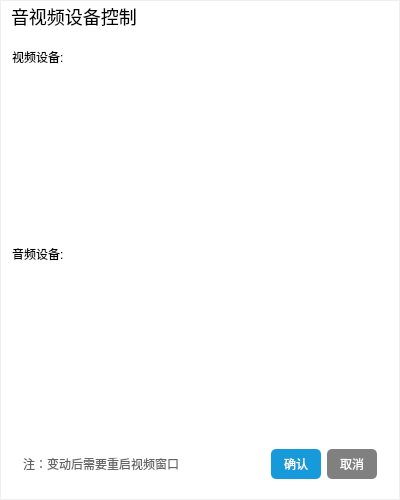
<?xml version="1.0" encoding="UTF-8"?>
<ui version="4.0">
 <class>DeviceSelectDialog</class>
 <widget class="QDialog" name="DeviceSelectDialog">
  <property name="geometry">
   <rect>
    <x>0</x>
    <y>0</y>
    <width>400</width>
    <height>500</height>
   </rect>
  </property>
  <property name="minimumSize">
   <size>
    <width>400</width>
    <height>500</height>
   </size>
  </property>
  <property name="maximumSize">
   <size>
    <width>400</width>
    <height>500</height>
   </size>
  </property>
  <property name="windowTitle">
   <string>音视频设备控制</string>
  </property>
  <layout class="QVBoxLayout" name="verticalLayout_3">
   <property name="spacing">
    <number>0</number>
   </property>
   <property name="leftMargin">
    <number>1</number>
   </property>
   <property name="topMargin">
    <number>1</number>
   </property>
   <property name="rightMargin">
    <number>1</number>
   </property>
   <property name="bottomMargin">
    <number>1</number>
   </property>
   <item>
    <widget class="QWidget" name="widget" native="true">
     <property name="styleSheet">
      <string notr="true">#widget
{
 
	background-color: rgb(255, 255, 255);
}</string>
     </property>
     <layout class="QVBoxLayout" name="verticalLayout">
      <property name="spacing">
       <number>0</number>
      </property>
      <property name="leftMargin">
       <number>0</number>
      </property>
      <property name="topMargin">
       <number>0</number>
      </property>
      <property name="rightMargin">
       <number>0</number>
      </property>
      <property name="bottomMargin">
       <number>0</number>
      </property>
      <item>
       <widget class="QWidget" name="widget_2" native="true">
        <property name="minimumSize">
         <size>
          <width>0</width>
          <height>30</height>
         </size>
        </property>
        <property name="maximumSize">
         <size>
          <width>16777215</width>
          <height>30</height>
         </size>
        </property>
        <layout class="QHBoxLayout" name="horizontalLayout_2">
         <property name="spacing">
          <number>10</number>
         </property>
         <property name="leftMargin">
          <number>10</number>
         </property>
         <property name="topMargin">
          <number>0</number>
         </property>
         <property name="rightMargin">
          <number>0</number>
         </property>
         <property name="bottomMargin">
          <number>0</number>
         </property>
         <item>
          <widget class="QLabel" name="label">
           <property name="styleSheet">
            <string notr="true">font-size:18px;
font-weight:400;</string>
           </property>
           <property name="text">
            <string>音视频设备控制</string>
           </property>
          </widget>
         </item>
         <item>
          <widget class="QPushButton" name="pushButton">
           <property name="minimumSize">
            <size>
             <width>30</width>
             <height>30</height>
            </size>
           </property>
           <property name="maximumSize">
            <size>
             <width>30</width>
             <height>30</height>
            </size>
           </property>
           <property name="styleSheet">
            <string notr="true">image: url(:Resources/Images/WinMain/sysbtn_close_normal.png);
border:none;</string>
           </property>
           <property name="text">
            <string/>
           </property>
           <property name="iconSize">
            <size>
             <width>30</width>
             <height>30</height>
            </size>
           </property>
          </widget>
         </item>
        </layout>
       </widget>
      </item>
      <item>
       <widget class="QWidget" name="widget_3" native="true">
        <layout class="QVBoxLayout" name="verticalLayout_2">
         <item>
          <widget class="QWidget" name="widget_4" native="true">
           <layout class="QVBoxLayout" name="verticalLayout_4">
            <property name="spacing">
             <number>4</number>
            </property>
            <property name="leftMargin">
             <number>0</number>
            </property>
            <property name="topMargin">
             <number>0</number>
            </property>
            <property name="rightMargin">
             <number>0</number>
            </property>
            <property name="bottomMargin">
             <number>0</number>
            </property>
            <item>
             <widget class="QLabel" name="label_3">
              <property name="minimumSize">
               <size>
                <width>0</width>
                <height>30</height>
               </size>
              </property>
              <property name="maximumSize">
               <size>
                <width>16777215</width>
                <height>30</height>
               </size>
              </property>
              <property name="text">
               <string>视频设备:</string>
              </property>
             </widget>
            </item>
            <item>
             <widget class="QWidget" name="widget_5" native="true">
              <layout class="QVBoxLayout" name="verticalLayout_5">
               <property name="spacing">
                <number>10</number>
               </property>
               <property name="leftMargin">
                <number>10</number>
               </property>
               <property name="topMargin">
                <number>10</number>
               </property>
               <property name="rightMargin">
                <number>10</number>
               </property>
               <property name="bottomMargin">
                <number>10</number>
               </property>
              </layout>
             </widget>
            </item>
            <item>
             <widget class="QLabel" name="label_4">
              <property name="minimumSize">
               <size>
                <width>0</width>
                <height>30</height>
               </size>
              </property>
              <property name="maximumSize">
               <size>
                <width>16777215</width>
                <height>30</height>
               </size>
              </property>
              <property name="text">
               <string>音频设备:</string>
              </property>
             </widget>
            </item>
            <item>
             <widget class="QWidget" name="widget_6" native="true">
              <layout class="QVBoxLayout" name="verticalLayout_6">
               <property name="spacing">
                <number>10</number>
               </property>
               <property name="leftMargin">
                <number>10</number>
               </property>
               <property name="topMargin">
                <number>10</number>
               </property>
               <property name="rightMargin">
                <number>10</number>
               </property>
               <property name="bottomMargin">
                <number>10</number>
               </property>
              </layout>
             </widget>
            </item>
           </layout>
          </widget>
         </item>
         <item>
          <widget class="QWidget" name="widget_7" native="true">
           <property name="minimumSize">
            <size>
             <width>0</width>
             <height>50</height>
            </size>
           </property>
           <property name="maximumSize">
            <size>
             <width>16777215</width>
             <height>50</height>
            </size>
           </property>
           <layout class="QHBoxLayout" name="horizontalLayout">
            <item>
             <widget class="QLabel" name="label_2">
              <property name="minimumSize">
               <size>
                <width>0</width>
                <height>30</height>
               </size>
              </property>
              <property name="maximumSize">
               <size>
                <width>16777215</width>
                <height>30</height>
               </size>
              </property>
              <property name="styleSheet">
               <string notr="true">color:#666666;</string>
              </property>
              <property name="text">
               <string>注：变动后需要重启视频窗口</string>
              </property>
             </widget>
            </item>
            <item>
             <widget class="QPushButton" name="btnAccept">
              <property name="minimumSize">
               <size>
                <width>50</width>
                <height>30</height>
               </size>
              </property>
              <property name="maximumSize">
               <size>
                <width>50</width>
                <height>50</height>
               </size>
              </property>
              <property name="styleSheet">
               <string notr="true"> background:rgb(22,154,218);
 color:#fff;
border:none;
border-radius:5%;</string>
              </property>
              <property name="text">
               <string>确认</string>
              </property>
             </widget>
            </item>
            <item>
             <widget class="QPushButton" name="btnClose">
              <property name="minimumSize">
               <size>
                <width>50</width>
                <height>30</height>
               </size>
              </property>
              <property name="maximumSize">
               <size>
                <width>50</width>
                <height>16777215</height>
               </size>
              </property>
              <property name="sizeIncrement">
               <size>
                <width>0</width>
                <height>0</height>
               </size>
              </property>
              <property name="styleSheet">
               <string notr="true"> background:gray;
color:#fff;
border:none;
border-radius:5%;</string>
              </property>
              <property name="text">
               <string>取消</string>
              </property>
             </widget>
            </item>
           </layout>
          </widget>
         </item>
        </layout>
       </widget>
      </item>
     </layout>
    </widget>
   </item>
  </layout>
 </widget>
 <layoutdefault spacing="6" margin="11"/>
 <resources>
  <include location="CMainFrame.qrc"/>
 </resources>
 <connections>
  <connection>
   <sender>pushButton</sender>
   <signal>clicked()</signal>
   <receiver>DeviceSelectDialog</receiver>
   <slot>close()</slot>
   <hints>
    <hint type="sourcelabel">
     <x>385</x>
     <y>14</y>
    </hint>
    <hint type="destinationlabel">
     <x>501</x>
     <y>25</y>
    </hint>
   </hints>
  </connection>
  <connection>
   <sender>btnClose</sender>
   <signal>clicked()</signal>
   <receiver>DeviceSelectDialog</receiver>
   <slot>close()</slot>
   <hints>
    <hint type="sourcelabel">
     <x>351</x>
     <y>463</y>
    </hint>
    <hint type="destinationlabel">
     <x>199</x>
     <y>249</y>
    </hint>
   </hints>
  </connection>
  <connection>
   <sender>btnAccept</sender>
   <signal>clicked()</signal>
   <receiver>DeviceSelectDialog</receiver>
   <slot>accept()</slot>
   <hints>
    <hint type="sourcelabel">
     <x>294</x>
     <y>463</y>
    </hint>
    <hint type="destinationlabel">
     <x>199</x>
     <y>249</y>
    </hint>
   </hints>
  </connection>
 </connections>
</ui>
